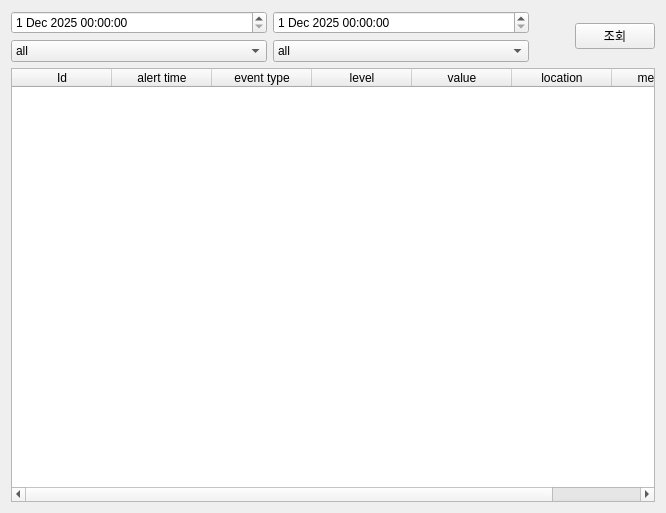
<?xml version="1.0" encoding="UTF-8"?>
<ui version="4.0">
 <class>Tab3Alert</class>
 <widget class="QWidget" name="Tab3Alert">
  <property name="geometry">
   <rect>
    <x>0</x>
    <y>0</y>
    <width>666</width>
    <height>513</height>
   </rect>
  </property>
  <property name="windowTitle">
   <string>Form</string>
  </property>
  <layout class="QVBoxLayout" name="verticalLayout_4">
   <item>
    <layout class="QVBoxLayout" name="verticalLayout_3" stretch="1,7">
     <item>
      <layout class="QHBoxLayout" name="horizontalLayout_2" stretch="7,0,1">
       <item>
        <layout class="QHBoxLayout" name="horizontalLayout">
         <item>
          <layout class="QVBoxLayout" name="verticalLayout">
           <item>
            <widget class="QDateTimeEdit" name="pDateTimeFrom">
             <property name="minimumDate">
              <date>
               <year>2025</year>
               <month>12</month>
               <day>1</day>
              </date>
             </property>
            </widget>
           </item>
           <item>
            <widget class="QComboBox" name="pCBEventType">
             <item>
              <property name="text">
               <string>all</string>
              </property>
             </item>
             <item>
              <property name="text">
               <string>gas</string>
              </property>
             </item>
             <item>
              <property name="text">
               <string>thermal</string>
              </property>
             </item>
            </widget>
           </item>
          </layout>
         </item>
         <item>
          <layout class="QVBoxLayout" name="verticalLayout_2">
           <item>
            <widget class="QDateTimeEdit" name="pDateTimeTo">
             <property name="minimumDate">
              <date>
               <year>2025</year>
               <month>12</month>
               <day>1</day>
              </date>
             </property>
            </widget>
           </item>
           <item>
            <widget class="QComboBox" name="pCBLevel">
             <item>
              <property name="text">
               <string>all</string>
              </property>
             </item>
             <item>
              <property name="text">
               <string>warning</string>
              </property>
             </item>
             <item>
              <property name="text">
               <string>critical</string>
              </property>
             </item>
            </widget>
           </item>
          </layout>
         </item>
        </layout>
       </item>
       <item>
        <spacer name="horizontalSpacer">
         <property name="orientation">
          <enum>Qt::Orientation::Horizontal</enum>
         </property>
         <property name="sizeHint" stdset="0">
          <size>
           <width>40</width>
           <height>20</height>
          </size>
         </property>
        </spacer>
       </item>
       <item>
        <widget class="QPushButton" name="pPBSearchDB">
         <property name="text">
          <string>조회</string>
         </property>
        </widget>
       </item>
      </layout>
     </item>
     <item>
      <layout class="QVBoxLayout" name="pAlertlogLayout">
       <item>
        <widget class="QTableWidget" name="pAlertTable">
         <column>
          <property name="text">
           <string>Id</string>
          </property>
         </column>
         <column>
          <property name="text">
           <string>alert time</string>
          </property>
         </column>
         <column>
          <property name="text">
           <string>event type</string>
          </property>
         </column>
         <column>
          <property name="text">
           <string>level</string>
          </property>
         </column>
         <column>
          <property name="text">
           <string>value</string>
          </property>
         </column>
         <column>
          <property name="text">
           <string>location</string>
          </property>
         </column>
         <column>
          <property name="text">
           <string>message</string>
          </property>
         </column>
        </widget>
       </item>
      </layout>
     </item>
    </layout>
   </item>
  </layout>
 </widget>
 <resources/>
 <connections/>
</ui>
